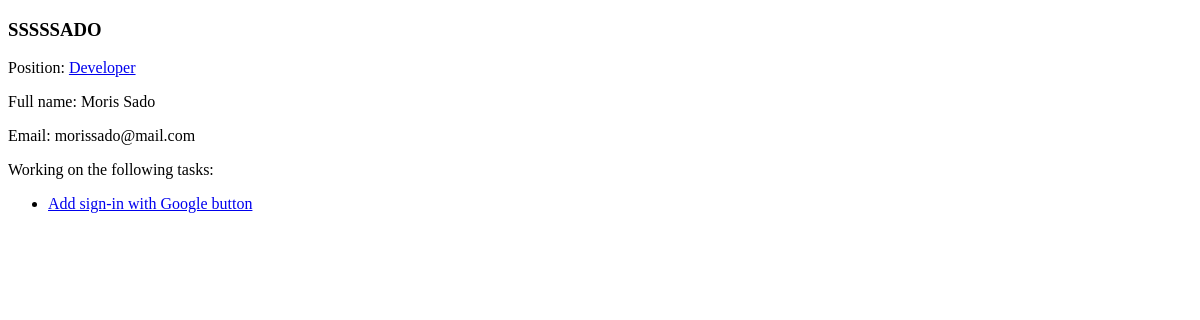
The page /workers/2 on the database as committed earlier.
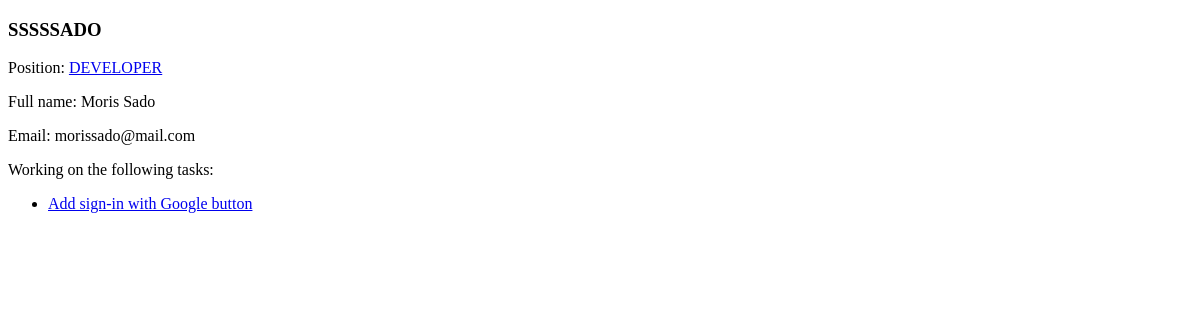
The same page on the database as committed later.
### manager/models.py (models this page shows, shortened)
class Worker(AbstractUser):
    position = models.ForeignKey(
        Position,
        on_delete=models.SET_NULL,
        null=True,
        blank=True,
        related_name="workers"
    )
    class Meta:
        ordering = ["username"]
        verbose_name = "Worker"
        verbose_name_plural = "Workers"

class Position(models.Model):
    name = models.CharField(max_length=255)
    def get_absolute_url(self):
        return reverse("manager:position-detail", kwargs={"pk": self.pk})
    def __str__(self):
        return self.name

class Task(models.Model):
    class Priority(models.TextChoices):
        LOW = "LOW", "Low"
        MEDIUM = "MEDIUM", "Medium"
        HIGH = "HIGH", "High"
        URGENT = "URGENT", "Urgent"
    name = models.CharField(max_length=255)
    description = models.TextField()
    deadline = models.DateField()
    is_completed = models.BooleanField(default=False)
    priority = models.CharField(
        max_length=10,
        choices=Priority.choices,
        default=Priority.MEDIUM
    )
    task_type = models.ForeignKey(
        TaskType,
        on_delete=models.CASCADE,
        related_name="tasks"
    )
    assignees = models.ManyToManyField(
        Worker,
        related_name="tasks"
    )
    class Meta:
        ordering = ["-deadline"]
        verbose_name = "Task"
        verbose_name_plural = "Tasks"
    def get_absolute_url(self):
        return reverse("manager:task-detail", kwargs={"pk": self.pk})

### manager/views.py (the view)
class WorkerDetailView(generic.DetailView):
    model = Worker

### templates/manager/worker_detail.html (shortened to what this page needs)
{% extends "base.html" %}
{% block content %}
  <h3>{{ worker.username }}</h3>
  <p>
    Position:
    <a href="{{ worker.position.get_absolute_url }}">{{ worker.position }}</a>
  </p>
  <p>Full name: {{ worker.first_name }} {{ worker.last_name }}</p>
  <p>Email: {{ worker.email }}</p>
  {% if worker.tasks.all %}
    Working on the following tasks:
    <ul>
      {% for task in worker.tasks.all %}
        <li>
          <a href="{{ task.get_absolute_url }}">{{ task.name }}</a>
        </li>
      {% endfor %}
    </ul>
  {% else %}
    There are no active tasks
  {% endif %}
{% endblock %}

### templates/base.html (shortened to what this page needs)
<!DOCTYPE html>
<html lang="en">
<head>
</head>
<body>
<div class="container-fluid">
  <div class="row">
    <div class="col-sm-9 ">
      {% block content %}
      {% endblock %}
    </div>
  </div>
</div>
</body>
</html>

Rows that differ between the two databases and show on the page:
changed through a linked row, Worker "SSSSSADO": position "Developer" → "DEVELOPER"
